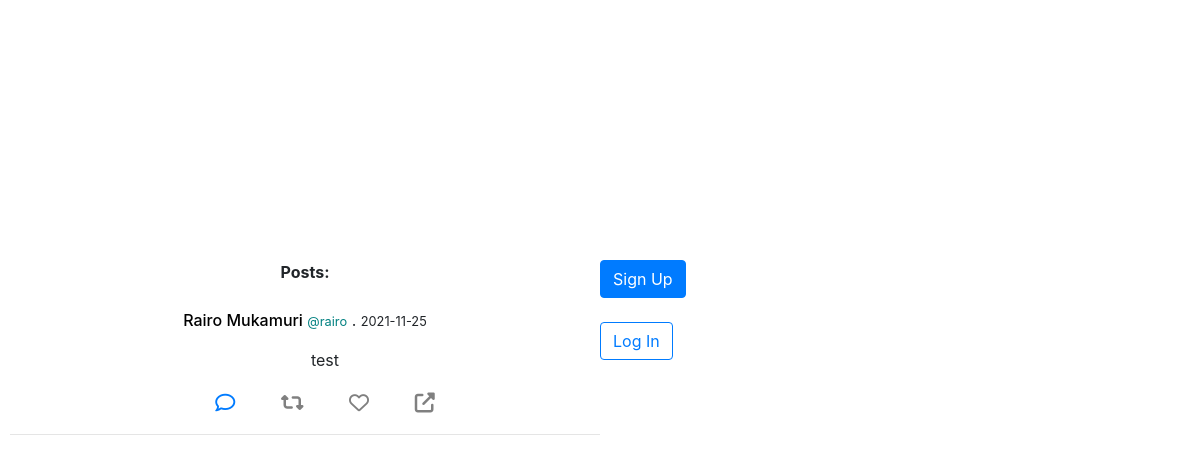
Before: / with the older database file.
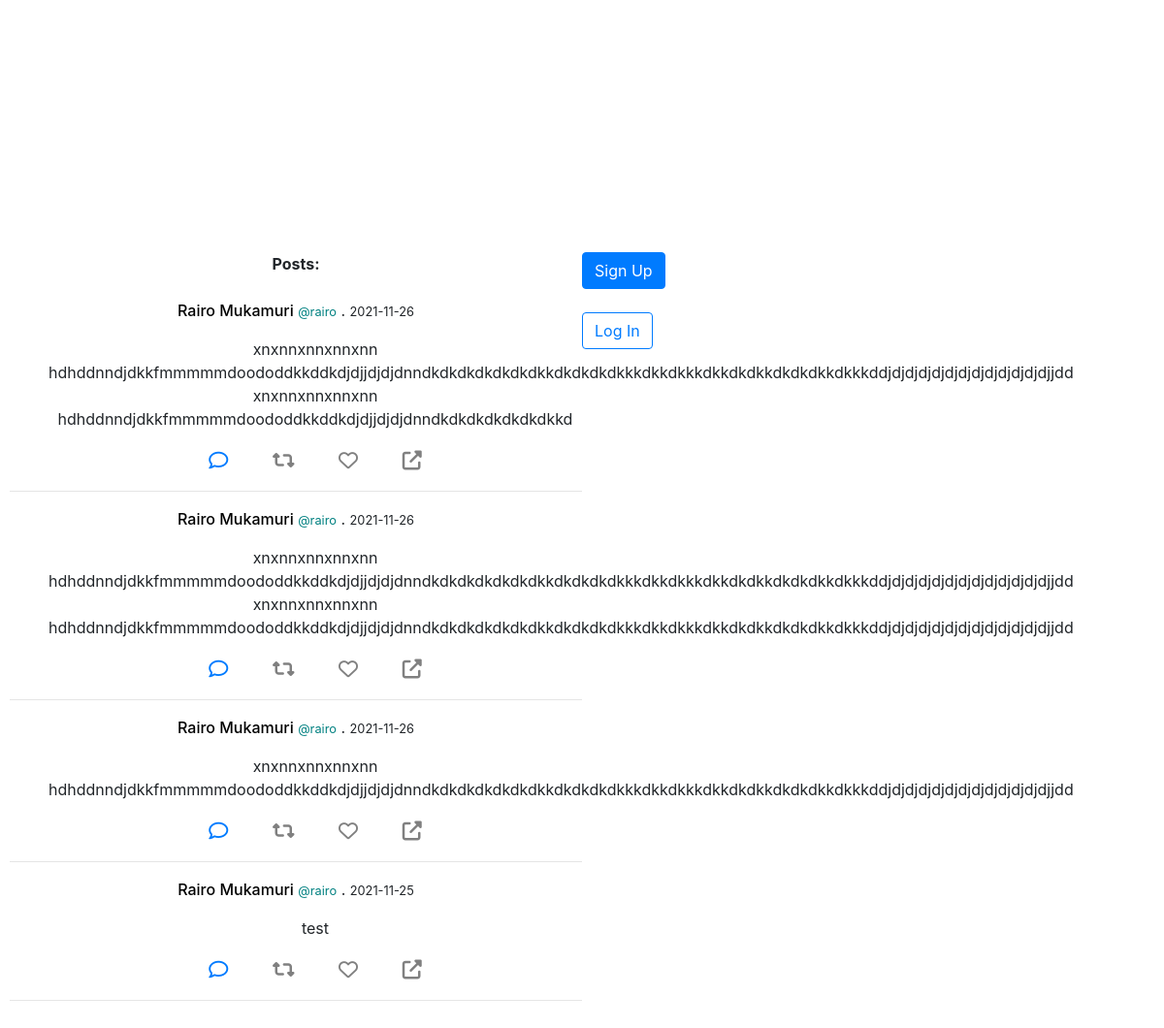
After: the same page with the newer database file.
### dojoposts/models.py (models this page shows, shortened)
class Post(db.Model):
    id = db.Column(db.Integer, primary_key=True)
    post_content = db.Column(db.Text, nullable=False)
    date_posted = db.Column(db.DateTime, nullable=False, default=datetime.today)
    user_id = db.Column(db.Integer, db.ForeignKey('user.id'), nullable=False)

class User(db.Model, UserMixin):
    id = db.Column(db.Integer, primary_key=True)
    name = db.Column(db.String(120), nullable=False)
    username = db.Column(db.String(20), unique=True, nullable=False)
    email = db.Column(db.String(120), unique=True, nullable=False)
    password = db.Column(db.String(60), nullable=False)
    posts = db.relationship('Post', backref=db.backref('author', lazy=True))

### dojoposts/main/routes.py (the view)
@main.route('/')
def index():
    posts = Post.query.order_by(Post.date_posted.desc())
    posts.paginate()
    return render_template('index.html', title='Posts:.', posts=posts)

### dojoposts/templates/index.html
{% extends 'layout.html' %}
{% block content %}
    <div class="left-side">
        <strong>Posts:</strong><br><br>
    {% for post in posts %}
        <div>
            <p> <a class="a-name" href="{{ url_for('posts.user_posts', username=post.author.username) }}">{{ post.author.name }}</a> <small class="username">@{{ post.author.username }}</small> . <small>{{ post.date_posted.strftime('%Y-%m-%d') }}</small></p>
            <p class="post-content">{{ post.post_content }}</p>
            <a href="#" class="svg-posy">
                <span style="font-size: 20px; margin-left: 40px;">
                    <i class="far fa-comment"></i>
                </span>
            </a>
            <a href="#" class="svg-post">
                <span style="font-size: 20px; margin-left: 40px;">
                    <i class="fas fa-retweet"></i>
                </span>
            </a>
            <a href="#" class="svg-post">
                <span style="font-size: 20px; margin-left: 40px;">
                    <i class="far fa-heart"></i>
                </span>
            </a>
            <a href="#" class="svg-post">
                <span style="font-size: 20px; margin-left: 40px;">
                    <i class="fas fa-external-link-alt"></i>
                </span>
            </a>
            <hr>
        </div>
    {% endfor %}
    </div>
    <div class="right-side">
        <div>
            <form action="{{ url_for('users.signup') }}", method="POST">
                <button class="btn btn-primary">Sign Up</button>
            </form>
            <br>
            <form action="{{ url_for('users.login') }}", method="POST">
                <button class="btn btn-outline-primary">Log In</button>
            </form>
        </div>
    </div>
{% endblock content %}

Changed rows visible on the page:
added Post: author.name "Rairo Mukamuri", author.username "rairo", date_posted "2021-11-26", post_content "xnxnnxnnxnnxnn hdhddnndjdkkfmmmmmdoododdkkddkdjdjjdjdjdnndkdkdkdkdkdkdkkdkdkdkdkkkdkkdkkkdkkdkdkkdkdkdkkdkkkddjdjdjdjdjdjdjdjdjdjdjdjdjjdd xnxnnxnnxnnxnn hdhddnndjdkkfmmmmmdoododdkkddkdjdjjdjdjdnndkdkdkdkdkdkdkkd"
added Post: author.name "Rairo Mukamuri", author.username "rairo", date_posted "2021-11-26", post_content "xnxnnxnnxnnxnn hdhddnndjdkkfmmmmmdoododdkkddkdjdjjdjdjdnndkdkdkdkdkdkdkkdkdkdkdkkkdkkdkkkdkkdkdkkdkdkdkkdkkkddjdjdjdjdjdjdjdjdjdjdjdjdjjdd xnxnnxnnxnnxnn hdhddnndjdkkfmmmmmdoododdkkddkdjdjjdjdjdnndkdkdkdkdkdkdkkdkdkdkdkkkdkkdkkkdkkdkdkkdkdkdkkdkkkddjdjdjdjdjdjdjdjdjdjdjdjdjjdd"
added Post: author.name "Rairo Mukamuri", author.username "rairo", date_posted "2021-11-26", post_content "xnxnnxnnxnnxnn hdhddnndjdkkfmmmmmdoododdkkddkdjdjjdjdjdnndkdkdkdkdkdkdkkdkdkdkdkkkdkkdkkkdkkdkdkkdkdkdkkdkkkddjdjdjdjdjdjdjdjdjdjdjdjdjjdd"
